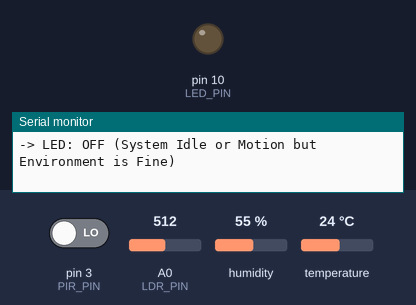
The sketch below on a simulated Arduino Uno, built with avr-gcc and run on an emulated ATmega328P. Parts: output pins drawn as LEDs (lit = HIGH), the last lines printed to the serial monitor. The test bench sets the inputs (shaded band); at power-on: humidity 55 %, pin 3 (PIR_PIN) LOW, A0 (LDR_PIN) = 512, temperature 24 °C.

Above: at 1.9 s.
2.0 s: humidity set to 59 %
3.5 s: humidity set to 62 %
At 5.3 s:
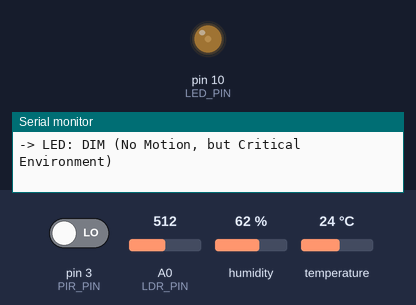
5.8 s: pin 3 (PIR_PIN) driven HIGH
At 7.7 s:
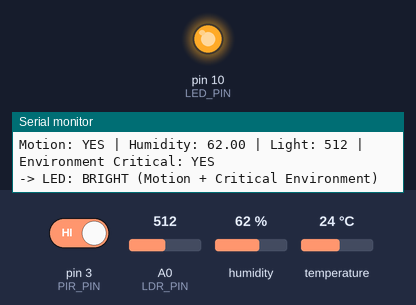
8.0 s: pin 3 (PIR_PIN) driven LOW
At 10.1 s:
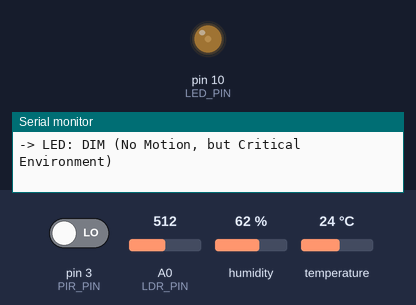
Timing chart, 0 to 11.1 s (numbered marks = the images above; inputs shaded):
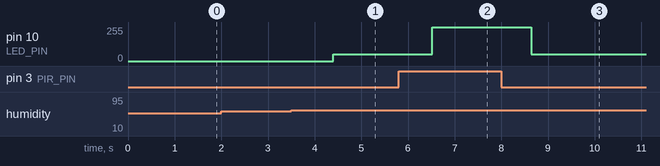

Measured:
- the behaviour switches between 60 and 61 % on humidity (found by bisection; images 0 and 1)
- after the input at 3.5 s, pin 10 (LED_PIN): 0/255 → 50/255 after 0.90 s
- after the input at 5.8 s, pin 10 (LED_PIN): 50/255 → 255/255 after 0.72 s
- after the input at 8.0 s, pin 10 (LED_PIN): 255/255 → 50/255 after 0.64 s

The sketch:

sketch.ino
```cpp
// --- Library for DHT22 Sensor ---
// You will need to install the "DHT sensor library" by Adafruit from the Arduino Library Manager.
#include "DHT.h"

// --- Define Sensor and Component Pins ---
const int DHT_PIN = 8;       // DHT22 Data pin connected to Digital Pin 8
const int PIR_PIN = 3;       // PIR Motion Sensor Output connected to Digital Pin 3
const int LDR_PIN = A0;      // LDR Sensor Analog Output connected to Analog Pin A0
const int LED_PIN = 10;      // LED connected to Digital PWM Pin 10 (Required for Dimming)

// --- Sensor Settings ---
#define DHT_TYPE DHT22
DHT dht(DHT_PIN, DHT_TYPE);

// --- Thresholds for Logic (ADJUST THESE VALUES based on testing) ---
// High Humidity Threshold (in percentage)
const float HUMIDITY_HIGH_THRESHOLD = 60.0;

// Low Light Threshold (Analog reading; assuming 0=Dark, 1023=Bright for the module)
const int LDR_LOW_LIGHT_THRESHOLD = 200;

// --- LED Brightness Levels (0-255) ---
const int LED_BRIGHT = 255;  // Max brightness (Fully ON)
const int LED_DIM = 50;      // Dim brightness
const int LED_OFF = 0;       // Off

void setup() {
  Serial.begin(9600);
  Serial.println("Smart Environmental Lighting System Initialized.");

  pinMode(LED_PIN, OUTPUT);
  pinMode(PIR_PIN, INPUT);

  dht.begin();
}

void loop() {
  // --- 1. Read Sensor Data ---
  float humidity = dht.readHumidity();
  int motionState = digitalRead(PIR_PIN);
  int lightIntensity = analogRead(LDR_PIN);

  // --- 2. Check for Valid DHT Readings ---
  if (isnan(humidity)) {
    Serial.println("Failed to read from DHT sensor! Assuming environment is NOT critical.");
    // If DHT fails, assume humidity is NOT high to prevent false critical triggers
    humidity = 0.0;
  }

  // --- 3. Determine Environmental Conditions ---
  bool isHumidityHigh = (humidity > HUMIDITY_HIGH_THRESHOLD);
  bool isLightLow = (lightIntensity < LDR_LOW_LIGHT_THRESHOLD);

  // Check if the environment is in a "critical" state (Low Light OR High Humidity)
  bool isEnvironmentCritical = isLightLow || isHumidityHigh;

  // --- 4. Debug Output (Optional) ---
  Serial.print("Motion: "); Serial.print(motionState == HIGH ? "YES" : "NO");
  Serial.print(" | Humidity: "); Serial.print(humidity);
  Serial.print(" | Light: "); Serial.print(lightIntensity);
  Serial.print(" | Environment Critical: "); Serial.print(isEnvironmentCritical ? "YES" : "NO"); Serial.println();

  // --- 5. Logic to Control LED Brightness ---

  int currentLEDState = LED_OFF; // Default state is OFF

  // --- CONDITION 1: FULLY ON ---
  // FULLY ON: PIR detects motion AND (Low Light OR High Humidity)
  if (motionState == HIGH && isEnvironmentCritical) {
    currentLEDState = LED_BRIGHT;
    Serial.println("-> LED: BRIGHT (Motion + Critical Environment)");
  }

  // --- CONDITION 2: DIM ---
  // DIM: PIR does NOT detect motion AND (Low Light OR High Humidity)
  else if (motionState == LOW && isEnvironmentCritical) {
    currentLEDState = LED_DIM;
    Serial.println("-> LED: DIM (No Motion, but Critical Environment)");
  }

  // --- CONDITION 3: OFF ---
  // OFF: Otherwise (Any condition not covered above)
  // This covers two scenarios:
  //   1. No Motion AND Environment is NOT critical (Low Light=NO, High Humidity=NO)
  //   2. Motion AND Environment is NOT critical (Your requirement implies this falls to "otherwise off" unless the condition for "DIM" covers it. Based on your wording, we assume it's OFF.)
  else {
    currentLEDState = LED_OFF;
    Serial.println("-> LED: OFF (System Idle or Motion but Environment is Fine)");
  }

  // --- 6. Apply LED State ---
  analogWrite(LED_PIN, currentLEDState);

  // Delay before the next reading
  delay(1000); //Temporary delay (1000ms) used for easy observation and debugging.
  // For real-time simulation,this delay should be increased to 15 minutes.
}
```
